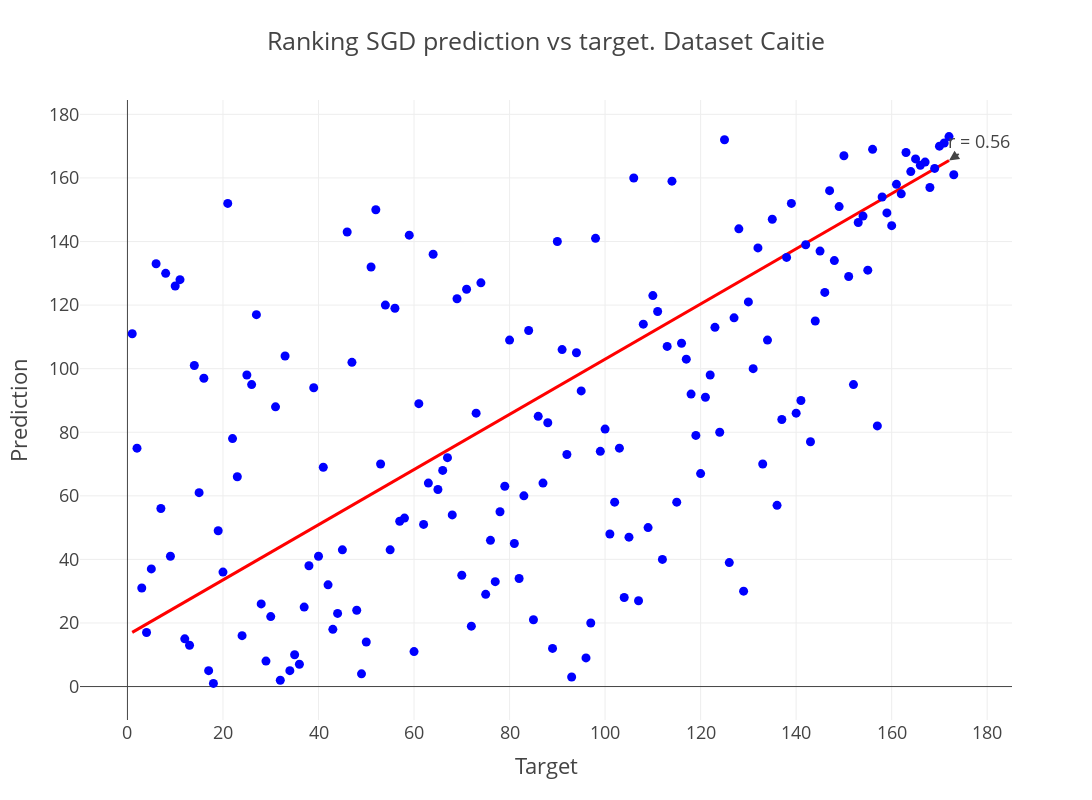

Notebook code cell kept with this figure:
### Code cell
from scipy import stats
import plotly.graph_objs as go
import plotly.express as px
#rg_name="Random Forest"

# Calculate the correlation coefficient
corr_coef,_ = spearmanr(y_pred,y_test)

# Fit a linear regression model
#slope, intercept, r_value, p_value, std_err = stats.linregress(sorted_ranks[rg_name]['target'], sorted_ranks[rg_name]['predict'])

# Generate points for the fit line
#fit_line_x = np.linspace(sorted_ranks[rg_name]['target'].min(), sorted_ranks[rg_name]['target'].max(), 100)
#fit_line_y = slope * fit_line_x + intercept

# Create scatter plot of the data points
scatter = go.Scatter(
    x=corr_df["ranking_target"], 
    y=corr_df["ranking_prediction"], 
    mode='markers', 
    name='Data Points',
    marker=dict(color='blue')
)

# Create fit line plot
fit_line = go.Scatter(
    x=fit_line_x.flatten(), 
    y=fit_line_y.flatten(), 
    mode='lines', 
    name='Fit Line',
    line=dict(color='red')
)

# Create the layout with the fit line equation and correlation coefficient as annotations
layout = go.Layout(
    title=f"Ranking {rg_name} prediction vs target. Dataset {test_dataset}",
    xaxis=dict(title="Target"),
    yaxis=dict(title="Prediction"),
    annotations=[
        dict(
            x=fit_line_x.max(), 
            y=fit_line_y.max(), 
            xref="x", 
            yref="y", 
            text=f"r = {corr_coef:.2f}",
            showarrow=True,
            arrowhead=2,
            ax=30,
            ay=-20
        )
    ],
    width=1200,  # Adjust the width of the figure
    height=800,
    template="presentation",
    showlegend=False 
)

# Combine the scatter plot and fit line
fig = go.Figure(data=[fit_line,scatter], layout=layout)
if add_zcost_features:
    fig.write_image(f"regressors/{test_dataset}/ranking_{rg_name}_simple_zcost.svg",format="SVG")
    fig.write_image(f"regressors/{test_dataset}/ranking_{rg_name}_simple_zcost.png",format="PNG")
else:
    fig.write_image(f"regressors/{test_dataset}/ranking_{rg_name}_simple.svg",format="SVG")
    fig.write_image(f"regressors/{test_dataset}/ranking_{rg_name}_simple.png",format="PNG")
# Show the plot
fig.show()

### Figure 1 — Plotly figure (JSON) as saved in the notebook; plotly's stock layout.template omitted (floating-point values rounded to 4 significant figures; data arrays with more than 128 entries replaced by an {"elided": "..."} marker saying what was removed)
{"data": [{"line": {"color": "red"}, "mode": "lines", "name": "Fit Line", "type": "scatter", "x": {"elided": "172 int values"}, "y": {"elided": "172 float values"}}, {"marker": {"color": "blue"}, "mode": "markers", "name": "Data Points", "type": "scatter", "x": {"elided": "173 int values"}, "y": {"elided": "173 int values"}}], "layout": {"annotations": [{"arrowhead": 2, "ax": 30, "ay": -20, "showarrow": true, "text": "r = 0.56", "x": 172, "xref": "x", "y": 165.5, "yref": "y"}], "height": 800, "showlegend": false, "title": {"text": "Ranking SGD prediction vs target. Dataset Caitie"}, "width": 1200, "xaxis": {"autorange": true, "range": [-9.8, 185.1], "title": {"text": "Target"}, "type": "linear"}, "yaxis": {"autorange": true, "range": [-10.52, 184.5], "title": {"text": "Prediction"}, "type": "linear"}}}
